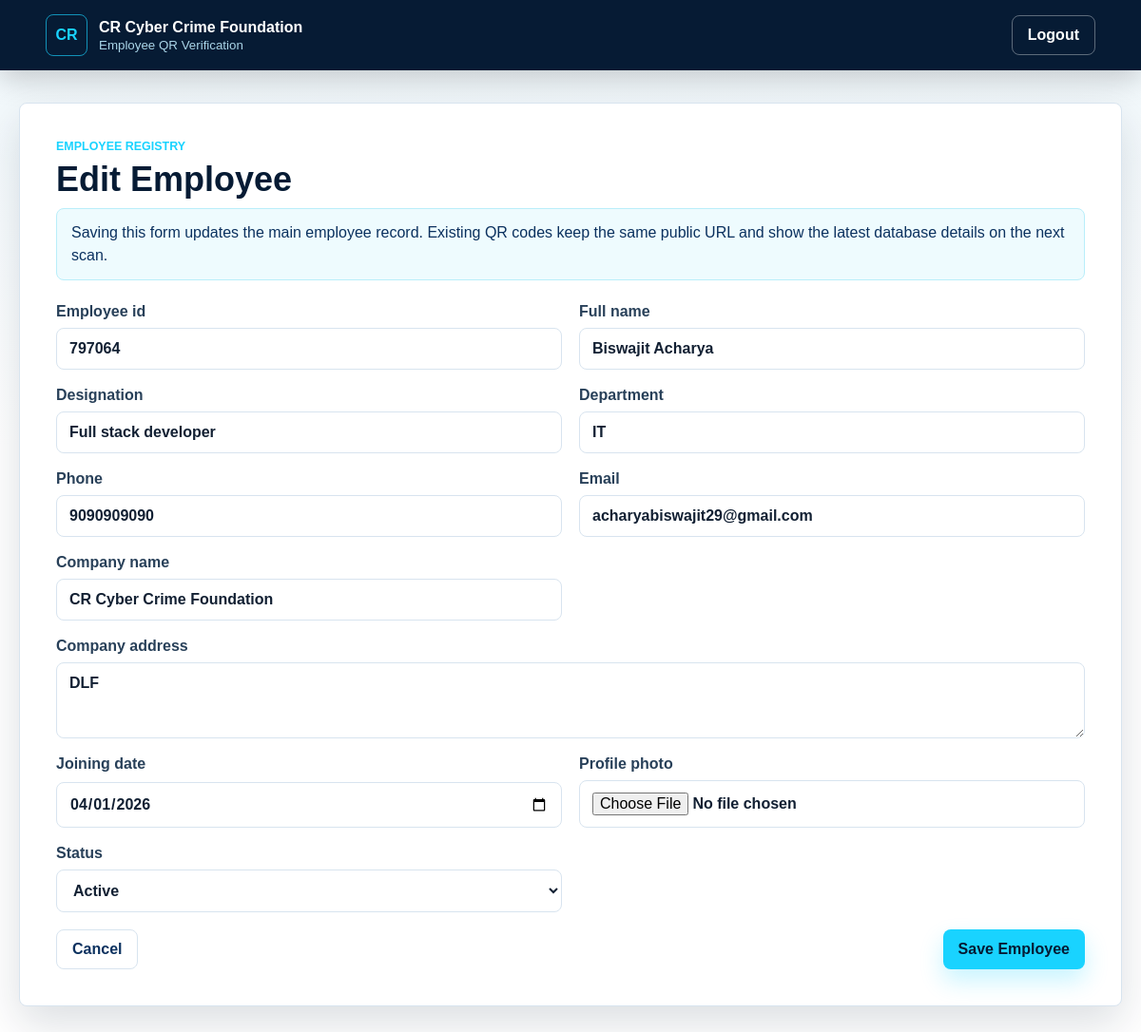
The page /employees/12/edit/ (signed in) on the database its author committed.
### employees/models.py (models this page shows, shortened)
class Employee(models.Model):
    class Status(models.TextChoices):
        ACTIVE = "Active", "Active"
        INACTIVE = "Inactive", "Inactive"
    verification_token = models.UUIDField(default=uuid.uuid4, unique=True, editable=False)
    employee_id = models.CharField(max_length=40, unique=True)
    full_name = models.CharField(max_length=120)
    designation = models.CharField(max_length=120)
    department = models.CharField(max_length=120)
    phone = models.CharField(max_length=25)
    email = models.EmailField()
    company_name = models.CharField(max_length=180, default="CR Cyber Crime Foundation")
    company_address = models.TextField()
    joining_date = models.DateField()
    profile_photo = models.ImageField(upload_to="employee_photos/", blank=True, null=True)
    status = models.CharField(max_length=10, choices=Status.choices, default=Status.ACTIVE)
    created_at = models.DateTimeField(auto_now_add=True)
    updated_at = models.DateTimeField(auto_now=True)
    class Meta:
        ordering = ["full_name"]

### employees/views.py (the view)
    @login_required
    @user_passes_test(lambda user: user.is_staff or user.is_superuser)
    def wrapped(request, *args, **kwargs):
        if not (request.user.is_staff or request.user.is_superuser):
            raise PermissionDenied
        return view_func(request, *args, **kwargs)

### employees/forms.py (shortened to what this page needs)
class EmployeeForm(forms.ModelForm):
    class Meta:
        model = Employee
        fields = [
            "employee_id",
            "full_name",
            "designation",
            "department",
            "phone",
            "email",
            "company_name",
            "company_address",
            "joining_date",
            "profile_photo",
            "status",
        ]
        widgets = {
            "joining_date": forms.DateInput(attrs={"type": "date"}),
            "company_address": forms.Textarea(attrs={"rows": 3}),
        }

### employees/views.py (called while the page is built)
def admin_required(view_func):
    @login_required
    @user_passes_test(lambda user: user.is_staff or user.is_superuser)
    def wrapped(request, *args, **kwargs):
        if not (request.user.is_staff or request.user.is_superuser):
            raise PermissionDenied
        return view_func(request, *args, **kwargs)
    return wrapped

@admin_required
def employee_update(request, pk):
    employee = get_object_or_404(Employee, pk=pk)
    form = EmployeeForm(request.POST or None, request.FILES or None, instance=employee)
    if request.method == "POST" and form.is_valid():
        form.save()
        messages.success(request, f"Employee {employee.employee_id} updated successfully.")
        return redirect("dashboard")
    return render(request, "employees/employee_form.html", {"form": form, "title": "Edit Employee"})

### templates/employees/employee_form.html (shortened to what this page needs)
{% extends "employees/base.html" %}
{% block content %}
<section class="form-shell">
    <div class="section-kicker">Employee Registry</div>
    <h1>{{ title }}</h1>
    <p class="form-note">
        Saving this form updates the main employee record. Existing QR codes keep the same public URL and show the latest database details on the next scan.
    </p>
    <form method="post" enctype="multipart/form-data" class="employee-form">
        {% for field in form %}
            <label class="{% if field.name == 'company_address' %}span-2{% endif %}">
                {{ field.label }}
                {{ field }}
            </label>
        {% endfor %}
        <div class="form-actions span-2">
            <a class="ghost-button" href="{% url 'dashboard' %}">Cancel</a>
            <button class="primary-button" type="submit">Save Employee</button>
        </div>
    </form>
</section>
{% endblock %}

### static/employees/css/styles.css (style rules this page uses)
:root { --navy: #061b34; --blue: #0b315f; --cyan: #19d3ff; --cyan-soft: #d9f8ff; --white: #ffffff; --mist: #f3f7fb; --line: #d8e4ef; --text: #122033; --muted: #607086; --danger: #d63d4f; --success: #0a9f72; --shadow: 0 18px 45px rgba(6, 27, 52, 0.14); }
* { box-sizing: border-box; }
body { margin: 0; font-family: Arial, Helvetica, sans-serif; color: var(--text); background: linear-gradient(180deg, #eff7fb 0%, #ffffff 42%); }
a { color: inherit; text-decoration: none; }
.dashboard-head, .toolbar, .form-actions, .public-head { display: flex; align-items: center; justify-content: space-between; gap: 16px; }
.section-kicker { color: var(--cyan); font-size: 0.78rem; font-weight: 800; letter-spacing: 0; text-transform: uppercase; }
h1 { margin: 8px 0; color: var(--navy); font-size: clamp(1.8rem, 3vw, 2.6rem); line-height: 1.1; }
button, input, select, textarea { font: inherit; }
input, select, textarea { width: 100%; border: 1px solid var(--line); border-radius: 8px; padding: 12px 13px; color: var(--text); background: var(--white); outline: none; transition: border-color 160ms ease, box-shadow 160ms ease; }
.primary-button, .secondary-button, .ghost-button, .danger-button { display: inline-flex; align-items: center; justify-content: center; min-height: 42px; border: 0; border-radius: 8px; padding: 10px 16px; cursor: pointer; font-weight: 700; transition: transform 160ms ease, box-shadow 160ms ease, background 160ms ease; }
.primary-button { color: var(--navy); background: var(--cyan); box-shadow: 0 12px 24px rgba(25, 211, 255, 0.24); }
.ghost-button { color: var(--white); border: 1px solid rgba(255, 255, 255, 0.35); background: transparent; }
.form-actions .ghost-button { color: var(--blue); border-color: var(--line); }
.table-card, .form-shell, .auth-panel, .confirm-card, .verification-card { border: 1px solid var(--line); border-radius: 8px; background: var(--white); box-shadow: var(--shadow); }
.form-shell, .confirm-card { padding: clamp(22px, 4vw, 38px); }
.employee-form { display: grid; grid-template-columns: repeat(2, minmax(0, 1fr)); gap: 18px; margin-top: 24px; }
label { display: grid; gap: 8px; color: #284059; font-weight: 700; }
.span-2 { grid-column: 1 / -1; }
.info-note, .form-note { border: 1px solid #b9eefa; border-radius: 8px; padding: 13px 15px; color: var(--blue); background: #eefbfe; line-height: 1.5; }
.form-note { margin: 10px 0 0; }

### rows shown on the page
Employee: form "797064" "Biswajit Acharya" "Full stack developer" "IT" "9090909090" "acharyabiswajit29@gmail.com" "CR Cyber Crime Foundation" "DLF" "04/01/2026" "Active"

### other values the page prints
{{ title }} "Edit Employee"
{{ field.label }} "Employee id" "Full name" "Designation" "Department" "Phone" "Email" "Company name" "Company address" "Joining date" "Profile photo" "Status"
